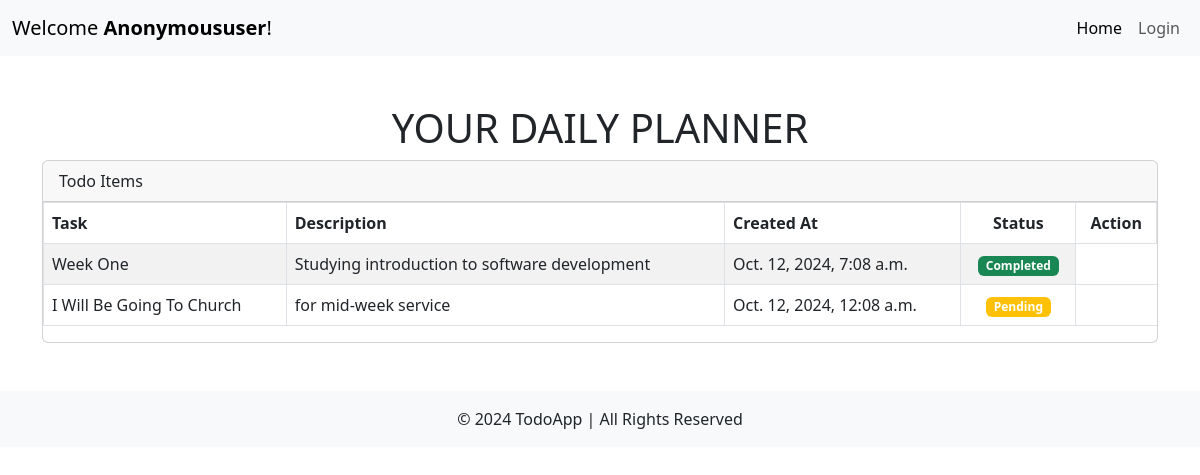
The page / on the database its author committed.
### todo/models.py (models this page shows, shortened)
class Todo(models.Model):
    STATUS_CHOICES = (
        ('Pending', 'Pending'),
        ('In Progress', 'In Progress'),
        ('Completed', 'Completed')
    )
    user = models.ForeignKey(Profile, related_name='todos', on_delete=models.CASCADE)
    title = models.CharField(max_length=150)
    description = models.TextField()
    is_completed = models.BooleanField(default=False)
    status = models.CharField(max_length=150, choices=STATUS_CHOICES, default='Pending', blank=True, null=True)
    created_at = models.DateTimeField(auto_now_add=True, blank=True, null=True)
    updated_at = models.DateTimeField(auto_now=True, blank=True, null=True)

### todo/views.py (the view)
# urls.py: path('', views.index, name='index'),
def index(request):
    todos = Todo.objects.order_by('-updated_at')
    context = {'todos':todos}
    return render(request, 'todo/index.html', context)

### todo/templates/todo/index.html (shortened to what this page needs)
{% extends "todo/base.html" %}
{% block content %}
<h1 class="text-center">YOUR DAILY PLANNER</h1>
<div class="card">
    <div class="card-header">
        Todo Items
    </div>
    <div class="table-responsive">
        <table class="table table-striped table-bordered">
            <thead class="">
                <tr>
                    <th scope="col">Task</th>
                    <th scope="col">Description</th>
                    <th scope="col">Created At</th>
                    <th scope="col" class="text-center">Status</th>
                    <th scope="col" class="text-center">Action</th>
                </tr>
            </thead>
            <tbody>
                {% for todo in todos %}
                <tr>
                    <td>{{ todo.title|title }}</td>
                    <td>{{ todo.description }}</td>
                    <td>{{ todo.created_at }}</td>
                    <td class="text-center">
                        {% if todo.status == 'Pending' %}
                        <span class="badge bg-warning">{{ todo.status }}</span>
                        {% elif todo.status == 'In Progress' %}
                        <span class="badge bg-primary">{{ todo.status }}</span>
                        {% elif todo.status == 'Completed' %}
                        <span class="badge bg-success">{{ todo.status }}</span>
                        {% endif %}
                    </td>
                </tr>
                {% empty %}
                <tr>
                    <td colspan="2" class="text-center">No todos available</td>
                </tr>
                {% endfor %}
            </tbody>
        </table>
    </div>
</div>
{% endblock %}

### todo/templates/todo/base.html (shortened to what this page needs)
<!DOCTYPE html>
<html lang="en">
<head>
    <link href="https://cdn.jsdelivr.net/npm/bootstrap@5.3.0-alpha1/dist/css/bootstrap.min.css" rel="stylesheet">
</head>
<body>
    <nav class="navbar navbar-expand-lg navbar-light bg-light">
        <div class="container-fluid">
            <a class="navbar-brand" href="/">Welcome <strong>{{ request.user|title }}</strong>!</a>
            <div class="collapse navbar-collapse" id="navbarNav">
                <ul class="navbar-nav ms-auto">
                    <li class="nav-item">
                        <a class="nav-link active" aria-current="page" href="{% url 'index' %}">Home</a>
                    </li>
                    {% if user.is_authenticated %}
                    <li class="nav-item">
                        <a class="nav-link" href="{% url 'logout' %}">Logout</a>
                    </li>
                    {% else %}
                    <li class="nav-item">
                        <a class="nav-link" href="{% url 'login' %}">Login</a>
                    </li>
                    {% endif %}
                </ul>
            </div>
        </div>
    </nav>
    <div class="container mt-5">
        {% block content %}
        {% endblock %}
    </div>
    <footer class="bg-light text-center text-lg-start mt-5">
        <div class="text-center p-3 bg-light">
            © 2024 TodoApp | All Rights Reserved
        </div>
    </footer>
</body>
</html>

### rows shown on the page
Todo: title "Week One", description "Studying introduction to software development", created_at "Oct. 12, 2024, 7:08 a.m.", status "Completed"
Todo: title "I Will Be Going To Church", description "for mid-week service", created_at "Oct. 12, 2024, 12:08 a.m.", status "Pending"

### other values the page prints
{{ request.user|title }} "Anonymoususer"
